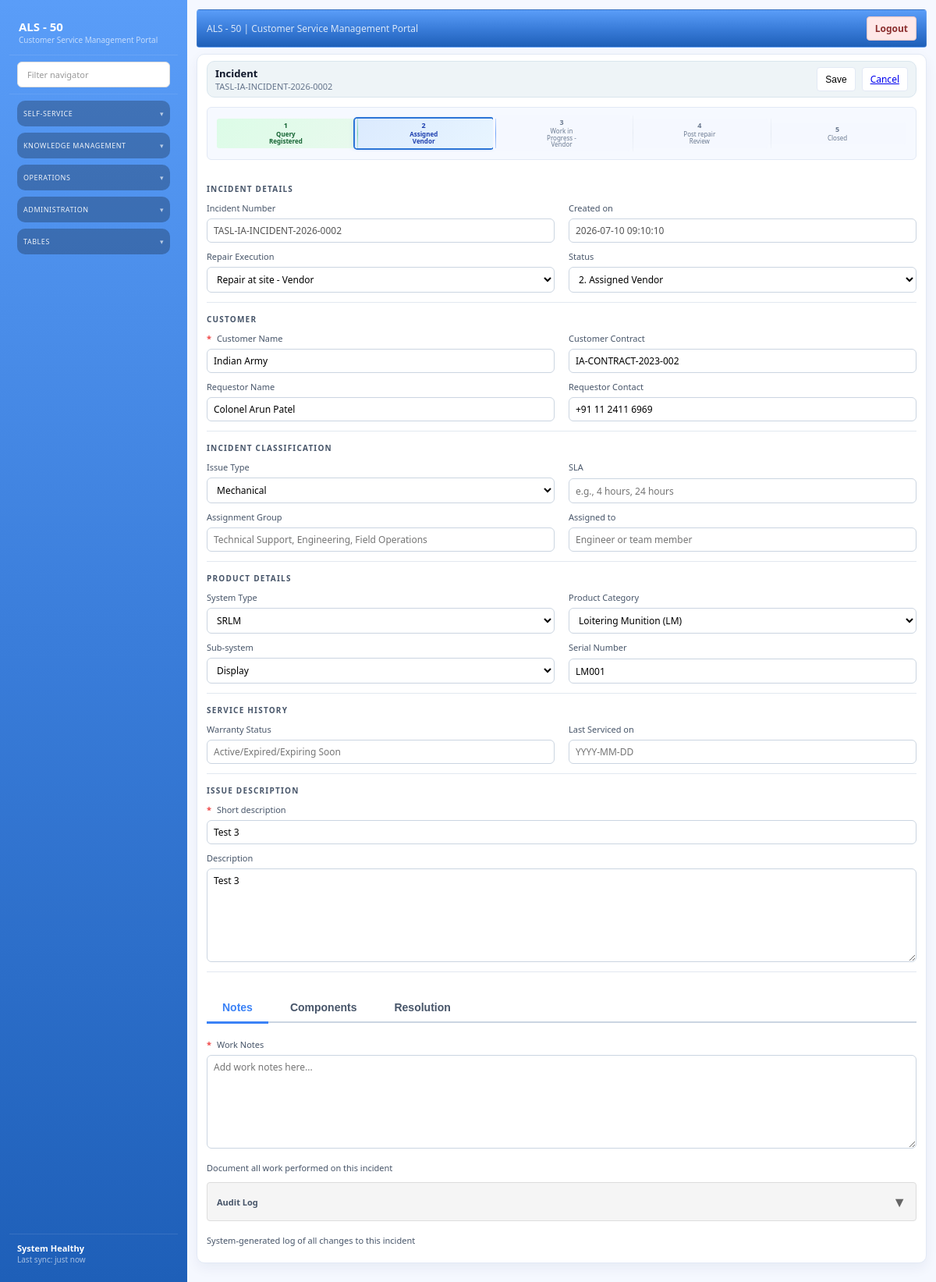
Page /incidents/6 on the committed database.
### models/incident.py (models this page shows)
class Incident(Base):
    __tablename__ = "incidents"
    id = Column(Integer, primary_key=True, index=True)
    title = Column(String(200), nullable=False)
    description = Column(Text, nullable=True)
    status = Column(String(50), nullable=False, default="new")
    priority = Column(String(50), nullable=False, default="medium")
    issue_type = Column(String(100), nullable=True)
    stage = Column(String(50), nullable=False, default="triage")
    caller = Column(String(200), nullable=True)  # Customer name
    requestor_name = Column(String(200), nullable=True)
    customer_contract = Column(String(100), nullable=True)
    requestor_contact = Column(String(200), nullable=True)
    srlm_system = Column(String(100), nullable=True)  # SRLM/ERLM
    platform_variant = Column(String(200), nullable=True)  # Product category (LM, GCS, TMV, etc.)
    line_replaceable_unit = Column(String(100), nullable=True)  # Serial number
    sub_system = Column(String(200), nullable=True)
    assignment_group = Column(String(200), nullable=True)
    assigned_to = Column(String(200), nullable=True)
    sla = Column(String(100), nullable=True)
    warranty_status = Column(String(50), nullable=True)
    last_serviced_date = Column(String(50), nullable=True)
    repair_execution = Column(String(100), nullable=True)  # e.g., "Standard Repair"
    repair_status = Column(String(200), nullable=True)  # e.g., "1. Initial Inspection"
    repair_execution_status = Column(String(200), nullable=True)
    work_notes = Column(Text, nullable=True)  # Work notes by technicians
    audit_log = Column(Text, nullable=True)  # JSON-formatted audit log of all changes
    resolved_by = Column(String(200), nullable=True)
    resolved_date_time = Column(String(100), nullable=True)
    resolution_notes = Column(Text, nullable=True)
    created_at = Column(DateTime(timezone=True), server_default=func.now(), nullable=False)
    updated_at = Column(DateTime(timezone=True), onupdate=func.now())

### models/admin.py (models this page shows)
class RepairExecution(Base):
    __tablename__ = "repair_executions"
    id = Column(Integer, primary_key=True, index=True)
    repair_execution = Column(String(200), nullable=False)
    status = Column(String(200), nullable=False)
    order = Column(Integer, default=0)
    created_at = Column(DateTime(timezone=True), server_default=func.now(), nullable=False)

### routers/incidents.py (the view)
@router.get("/incidents/{incident_id}")
def incident_detail(request: Request, incident_id: int, db: Session = Depends(get_db)):
    incident = db.query(Incident).filter(Incident.id == incident_id).first()
    if not incident:
        return redirect_with_flash("/incidents", request, "Incident not found.", "error")
    issue_types = _get_issue_types()
    statuses = _get_incident_statuses()
    priorities = _get_incident_priorities()
    all_repairs = db.query(RepairExecution).order_by(RepairExecution.repair_execution, RepairExecution.order).all()
    repair_execution_data = {}
    for repair in all_repairs:
        if repair.repair_execution not in repair_execution_data:
            repair_execution_data[repair.repair_execution] = []
        repair_execution_data[repair.repair_execution].append({
            "id": repair.id,
            "status": repair.status,
            "order": repair.order
        })
    repair_executions_list = []
    for name, statuses in repair_execution_data.items():
        repair_executions_list.append({
            "name": name,
            "statuses": statuses
        })
    generated_incident_number = _generate_incident_number(incident.caller, db, incident.id, incident.customer_contract)
    from routers.admin import LM_ROUTE_CARDS
    kitting_items = []
    if incident.line_replaceable_unit:
        kitting_items = db.query(KittingItem).filter(
            KittingItem.product_serial_no == incident.line_replaceable_unit,
            KittingItem.product_category == "LM"
        ).all()
    else:
        kitting_items = db.query(KittingItem).filter(
            KittingItem.product_category == "LM"
        ).all()
    context = build_template_context(
        request,
        incident=incident,
        incident_number=generated_incident_number,
        issue_types=issue_types,
        statuses=statuses,
        priorities=priorities,
        repair_executions=repair_executions_list,
        route_cards=LM_ROUTE_CARDS,
        kitting_items=kitting_items,
    )
    return templates.TemplateResponse(request, "incident_detail_form.html", context)

### templates/incident_detail_form.html (shortened to what this page needs)
{% extends "base.html" %}
{% block content %}
<section class="si-incident-new">
  <header class="si-incident-header">
    <div>
      <div class="si-incident-title">Incident</div>
      <div class="si-incident-subtitle">{{ incident_number or "INC" + "%07d" | format(incident.id) }}</div>
    </div>
    <div class="si-incident-actions">
      <button type="submit" form="incident-detail-form" class="si-btn">Save</button>
      <a href="/incidents" class="si-btn si-btn-secondary">Cancel</a>
    </div>
  </header>
  <form id="incident-detail-form" method="post" action="/incidents/{{ incident.id }}" class="si-incident-form">
    <div id="progress-container" style="display: none; margin-bottom: 20px; padding: 0;">
      <div class="status-progress-bar">
        <div class="progress-steps" id="progress-steps">
        </div>
      </div>
    </div>
    <div class="si-incident-grid">
      <div class="si-incident-section">Incident details</div>
      <div class="si-incident-field">
        <label>Incident Number</label>
        <input value="{{ incident_number or 'INC' + '%07d' | format(incident.id) }}" readonly disabled />
      </div>
      <div class="si-incident-field">
        <label>Created on</label>
        <input value="{{ format_utc(incident.created_at, "%Y-%m-%d %H:%M:%S") }}" readonly disabled />
      </div>
      <div class="si-incident-field">
        <label>Repair Execution</label>
        <select name="repair_execution" id="repair_execution">
          {% for execution in repair_executions %}
          <option value="{{ execution.name }}" {% if incident.repair_execution == execution.name %}selected{% endif %}>{{ execution.name }}</option>
          {% endfor %}
        </select>
      </div>
      <div class="si-incident-field">
        <label>Status</label>
        <select name="repair_status" id="repair_status">
          <option value="">-- Select Status --</option>
        </select>
      </div>
      <div class="si-incident-divider"></div>
      <div class="si-incident-section">Customer</div>
      <div class="si-incident-field">
        <label><span class="si-required">*</span> Customer Name</label>
        <input name="caller" placeholder="Select customer" list="customer-name-list" value="{{ incident.caller or '' }}" />
      </div>
      <div class="si-incident-field">
        <label>Customer Contract</label>
        <input name="customer_contract" placeholder="e.g., Contract-2024-1234" value="{{ incident.customer_contract or '' }}" />
      </div>
      <div class="si-incident-field">
        <label>Requestor Name</label>
        <input name="requestor_name" placeholder="Requestor name" value="{{ incident.requestor_name or '' }}" />
      </div>
      <div class="si-incident-field">
        <label>Requestor Contact</label>
        <input name="requestor_contact" placeholder="Phone or Email" value="{{ incident.requestor_contact or '' }}" />
      </div>
      <div class="si-incident-divider"></div>
      <div class="si-incident-section">Incident Classification</div>
      <div class="si-incident-field">
        <label>Issue Type</label>
        <select name="issue_type">
          {% for issue_type in issue_types %}
          <option value="{{ issue_type.id }}" {% if incident.issue_type == issue_type.id %}selected{% endif %}>{{ issue_type.name }}</option>
          {% endfor %}
        </select>
      </div>
      <div class="si-incident-field">
        <label>SLA</label>
        <input name="sla" placeholder="e.g., 4 hours, 24 hours" value="{{ incident.sla or '' }}" />
      </div>
      <div class="si-incident-field">
        <label>Assignment Group</label>
        <input name="assignment_group" placeholder="Technical Support, Engineering, Field Operations" value="{{ incident.assignment_group or '' }}" />
      </div>
      <div class="si-incident-field">
        <label>Assigned to</label>
        <input name="assigned_to" placeholder="Engineer or team member" value="{{ incident.assigned_to or '' }}" />
      </div>
      <div class="si-incident-divider"></div>
      <div class="si-incident-section">Product details</div>
      <div class="si-incident-field">
        <label>System Type</label>
        <select name="srlm_system" id="srlm-select">
          <option value="SRLM" {% if incident.srlm_system == 'SRLM' %}selected{% endif %}>SRLM</option>
        </select>
      </div>
      <div class="si-incident-field">
        <label>Product Category</label>
        <select name="platform_variant" id="platform-variant">
          <option value="Loitering Munition (LM)" {% if incident.platform_variant == 'Loitering Munition (LM)' %}selected{% endif %}>Loitering Munition (LM)</option>
        </select>
      </div>
      <div class="si-incident-field">
        <label>Sub-system</label>
        <select name="sub_system" id="sub-system">
          <option value="Display" {% if incident.sub_system == 'Display' %}selected{% endif %}>Display</option>
        </select>
      </div>
      <div class="si-incident-field">
        <label>Serial Number</label>
        <input name="line_replaceable_unit" placeholder="e.g., LM-SN-001-01" value="{{ incident.line_replaceable_unit or '' }}" />
      </div>
      <div class="si-incident-divider"></div>
      <div class="si-incident-section">Service history</div>
      <div class="si-incident-field">
        <label>Warranty Status</label>
        <input name="warranty_status" placeholder="Active/Expired/Expiring Soon" value="{{ incident.warranty_status or '' }}" />
      </div>
      <div class="si-incident-field">
        <label>Last Serviced on</label>
        <input name="last_serviced_date" placeholder="YYYY-MM-DD" value="{{ incident.last_serviced_date or '' }}" />
      </div>
      <div class="si-incident-divider"></div>
      <div class="si-incident-section">Issue description</div>
      <div class="si-incident-field si-incident-field-wide">
        <label><span class="si-required">*</span> Short description</label>
        <input name="title" placeholder="Short description" value="{{ incident.title }}" required />
      </div>
      <div class="si-incident-field si-incident-field-wide">
        <label>Description</label>
        <textarea name="description" placeholder="Description">{{ incident.description }}</textarea>
      </div>
      <div class="si-incident-divider" style="grid-column: 1 / -1;"></div>
      <div style="grid-column: 1 / -1; margin-top: 15px;">
        <div class="incident-tabs">
          <button type="button" class="tab-link active" onclick="openIncidentTab(event, 'incident-notes')">Notes</button>
          <button type="button" class="tab-link" onclick="openIncidentTab(event, 'incident-components')">Components</button>
          <button type="button" class="tab-link" onclick="openIncidentTab(event, 'incident-resolution')">Resolution</button>
        </div>
        <div id="incident-notes" class="incident-tab-content" style="display: block;">
          <div class="si-incident-field si-incident-field-wide">
            <label><span class="si-required" id="work-notes-required" style="display: none;">*</span> Work Notes</label>
            <textarea name="work_notes" id="work_notes" placeholder="Add work notes here..." data-required="false">{{ incident.work_notes or '' }}</textarea>
            <p class="info-text">Document all work performed on this incident</p>
          </div>
          <div class="si-incident-field si-incident-field-wide">
            <div class="audit-log-header" onclick="toggleAuditLog()" style="cursor: pointer; display: flex; justify-content: space-between; align-items: center; padding: 12px; background: #f5f5f5; border: 1px solid #ddd; border-radius: 4px; margin-bottom: 0; user-select: none;">
              <label style="margin: 0; cursor: pointer; font-weight: 600;">Audit Log</label>
              <span class="audit-log-toggle" style="font-size: 18px; color: #666; transition: transform 0.3s ease; transform: rotate(0deg);">▼</span>
            </div>
            <p class="info-text">System-generated log of all changes to this incident</p>
          </div>
        </div>
      </div>
    </div>
  </form>
</section>
{% endblock %}

### static/css/styles.css (style rules this page uses)
:root { --si-bg: #f5f8ff; --si-panel: #ffffff; --si-surface: #f6f9ff; --si-sidebar: #0f2e63; --si-sidebar-accent: #113a7a; --si-primary: #2b74d6; --si-primary-2: #1c59b3; --si-secondary: #0f172a; --si-text: #0b1f3b; --si-muted: #6b7a90; --si-card: #ffffff; --si-border: #e2e9f5; --si-shadow: 0 12px 28px rgba(15, 40, 90, 0.08); --si-shadow-soft: 0 6px 16px rgba(15, 40, 90, 0.06); }
* { box-sizing: border-box; }
body.si-app { background: var(--si-bg); font-family: "IBM Plex Sans", "Segoe UI", sans-serif; color: var(--si-text); margin: 0; font-size: 13px; }
.si-incident-new { background: #ffffff; border-radius: 10px; padding: 8px 12px 10px 12px; border: 1px solid var(--si-border); box-shadow: var(--si-shadow-soft); }
.si-incident-header { display: flex; align-items: center; justify-content: space-between; padding: 6px 10px; margin-bottom: 8px; background: #eef4f7; border-radius: 10px; border: 1px solid #d9e6ee; }
.si-incident-title { font-size: 13px; font-weight: 700; color: #0f172a; margin: 0; }
.si-incident-subtitle { font-size: 11px; color: #64748b; }
.si-incident-actions { display: flex; gap: 8px; }
.si-incident-form { display: grid; gap: 8px; }
.si-incident-grid { display: grid; grid-template-columns: repeat(2, minmax(0, 1fr)); gap: 10px 18px; }
.si-incident-section { grid-column: 1 / -1; margin-top: 2px; font-size: 10px; font-weight: 700; letter-spacing: 0.12em; text-transform: uppercase; color: #475569; }
.si-incident-divider { grid-column: 1 / -1; height: 1px; background: #e2e8f0; margin: 2px 0 2px; }
.si-incident-field { display: grid; gap: 6px; font-size: 11px; color: #475569; }
.si-incident-field input, .si-incident-field select, .si-incident-field textarea { border: 1px solid #cbd5e1; border-radius: 6px; padding: 6px 8px; font: inherit; font-size: 12px; background: #ffffff; }
.si-incident-field textarea { min-height: 120px; resize: vertical; }
.si-incident-field-wide { grid-column: 1 / -1; }
.si-required { color: #ef4444; font-weight: 700; margin-right: 4px; }
.si-btn { border-radius: 4px; border: 1px solid var(--si-border); padding: 6px 10px; background: #fff; font-size: 12px; cursor: pointer; }

### templates/incident_detail_form.html (style rules this page uses)
.status-progress-bar { width: 100%; margin-top: 4px; background: var(--si-surface); border: 1px solid var(--si-border); border-radius: 6px; padding: 10px 12px; }
.progress-steps { display: flex; align-items: center; gap: 0; justify-content: space-between; overflow-x: auto; }
.incident-tabs { display: flex; gap: 8px; border-bottom: 2px solid #cbd5e1; margin-bottom: 20px; padding-bottom: 8px; }
.tab-link { background: transparent; border: none; border-bottom: 3px solid transparent; color: #475569; padding: 10px 20px; cursor: pointer; font-weight: 600; font-size: 14px; transition: all 0.2s ease; outline: none; margin-bottom: -11px; }
.tab-link.active { color: #3b82f6; border-bottom-color: #3b82f6; }

### rows in the picture
Incident: created_at "2026-07-10 09:10:10", repair_execution "Repair at site - Vendor", caller "Indian Army", customer_contract "IA-CONTRACT-2023-002", requestor_name "Colonel Arun Patel", requestor_contact "+91 11 2411 6969", issue_type "Mechanical", srlm_system "SRLM", platform_variant "Loitering Munition (LM)", sub_system "Display", line_replaceable_unit "LM001", title "Test 3", description "Test 3", work_notes "Add work notes here..."

### other values in the picture
{{ incident_number or "INC" + "%07d" | format(incident.id) }} "TASL-IA-INCIDENT-2026-0002"
